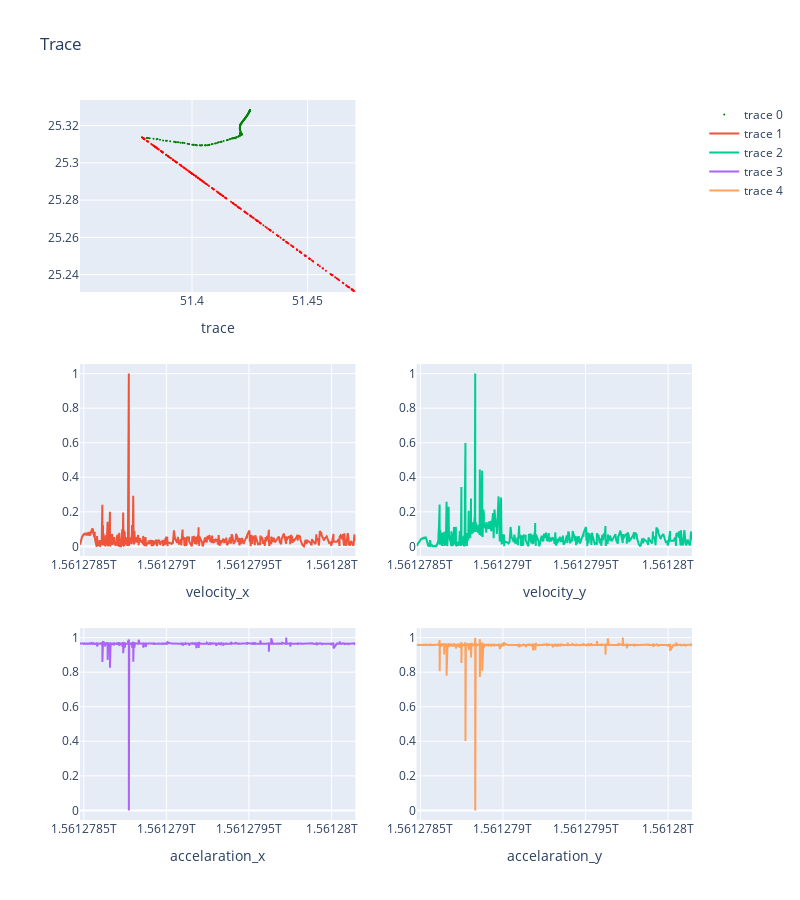

The notebook cell saved with this chart:
### Markdown cell above
## Malicious Data

### Code cell
# trace 4 spoofed
from utils.preprocessing import data_preprocessing

# spoofed = pd.read_csv('../data/drive-me-not/trace4_spoofed.csv').drop(columns=['Unnamed: 0']).head()  


# estimated_trace4, trace4_spoofed 
# spoofed_4 = data_preprocessing('../data/drive-me-not/processed/trace4_spoofed.csv', 
#                              selected_attributes= ['GPS_lat', 'GPS_long', 'Time', 'vx', 'vy', 'ax', 'ay', 'spoofed'], 
#                              trace_num=4)

TRACE = 1

spoofed_data = data_preprocessing('../data/drive-me-not/spoofed/spoofed_trace'+str(TRACE)+'.csv', 
                             selected_attributes= ['GPS_lat', 'GPS_long', 'Time', 'vx', 'vy', 'ax', 'ay', 'spoofed'], 
                             trace_num=TRACE)
benign_data = data_preprocessing('../data/drive-me-not/trace'+str(TRACE)+'.csv',
                             selected_attributes= ['GPS_lat', 'GPS_long', 'Time', 'vx', 'vy', 'ax', 'ay'], 
                             trace_num=TRACE)
benign_data['spoofed'] = 0


from utils.visualization import plot_trace

x_range_s, y_range_s = (spoofed_data.GPS_lat.min(), 
         spoofed_data.GPS_lat.max()), \
        (spoofed_data.GPS_long.min(), 
         spoofed_data.GPS_long.max())
        
x_range_b, y_range_b = (benign_data.GPS_lat.min(), 
         benign_data.GPS_lat.max()), \
        (benign_data.GPS_long.min(), 
         benign_data.GPS_long.max())
        
x_range, y_range = (min(x_range_s[0], x_range_b[0]), 
                   max(x_range_s[1], x_range_b[1])), \
                  (min(y_range_s[0], y_range_b[0]), 
                   max(y_range_s[1], y_range_b[1]))

plot_trace(spoofed_data.iloc[:, :], 
           mode="velocity", 
           colored=True, marker_size=2,
           x_range=y_range, 
           y_range=x_range,
           )

# plot_trace(benign_data.iloc[:, :], 
#            mode="velocity", 
#            colored=True, marker_size=2,
#            x_range=y_range, 
#            y_range=x_range,
#            )

### Figure 1 — Plotly figure (JSON) as saved in the notebook; plotly's stock layout.template omitted (floating-point values rounded to 4 significant figures; data arrays with more than 128 entries replaced by an {"elided": "..."} marker saying what was removed)
{"data": [{"marker": {"color": {"elided": "531 str values"}, "size": 2}, "mode": "markers", "type": "scatter", "x": {"elided": "531 float values"}, "xaxis": "x", "y": {"elided": "531 float values"}, "yaxis": "y"}, {"type": "scatter", "x": {"elided": "531 int values"}, "xaxis": "x3", "y": {"elided": "531 float values"}, "yaxis": "y3"}, {"type": "scatter", "x": {"elided": "531 int values"}, "xaxis": "x4", "y": {"elided": "531 float values"}, "yaxis": "y4"}, {"type": "scatter", "x": {"elided": "531 int values"}, "xaxis": "x5", "y": {"elided": "531 float values"}, "yaxis": "y5"}, {"type": "scatter", "x": {"elided": "531 int values"}, "xaxis": "x6", "y": {"elided": "531 float values"}, "yaxis": "y6"}], "layout": {"height": 900, "title": {"text": "Trace"}, "width": 800, "xaxis": {"anchor": "y", "domain": [0, 0.45], "range": [51.35, 51.47], "title": {"text": "trace"}}, "xaxis2": {"anchor": "y2", "domain": [0.55, 1]}, "xaxis3": {"anchor": "y3", "domain": [0, 0.45], "title": {"text": "velocity_x"}}, "xaxis4": {"anchor": "y4", "domain": [0.55, 1], "title": {"text": "velocity_y"}}, "xaxis5": {"anchor": "y5", "domain": [0, 0.45], "title": {"text": "accelaration_x"}}, "xaxis6": {"anchor": "y6", "domain": [0.55, 1], "title": {"text": "accelaration_y"}}, "yaxis": {"anchor": "x", "domain": [0.7333, 1], "range": [25.23, 25.33]}, "yaxis2": {"anchor": "x2", "domain": [0.7333, 1]}, "yaxis3": {"anchor": "x3", "domain": [0.3667, 0.6333]}, "yaxis4": {"anchor": "x4", "domain": [0.3667, 0.6333]}, "yaxis5": {"anchor": "x5", "domain": [0, 0.2667]}, "yaxis6": {"anchor": "x6", "domain": [0, 0.2667]}}}
